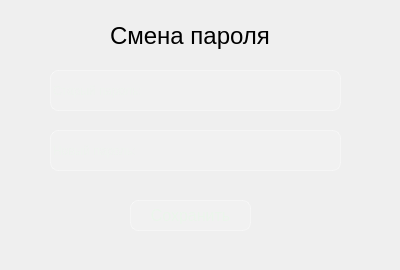
<?xml version="1.0" encoding="UTF-8"?>
<ui version="4.0">
 <class>Dialog</class>
 <widget class="QDialog" name="Dialog">
  <property name="geometry">
   <rect>
    <x>0</x>
    <y>0</y>
    <width>400</width>
    <height>270</height>
   </rect>
  </property>
  <property name="windowTitle">
   <string>Dialog</string>
  </property>
  <property name="styleSheet">
   <string notr="true">background-color: qlineargradient(spread:pad, x1:1, y1:1, x2:0, y2:0,
    stop:0 rgba(20, 65, 30, 255),
    stop:0.427447 rgba(35, 95, 55, 235),
    stop:1 rgba(110, 160, 90, 255));</string>
  </property>
  <widget class="QLabel" name="label">
   <property name="geometry">
    <rect>
     <x>110</x>
     <y>20</y>
     <width>161</width>
     <height>31</height>
    </rect>
   </property>
   <property name="styleSheet">
    <string notr="true">background-color: none;
font-size: 24px;</string>
   </property>
   <property name="text">
    <string>Смена пароля</string>
   </property>
  </widget>
  <widget class="QLineEdit" name="lineEdit_Login">
   <property name="geometry">
    <rect>
     <x>50</x>
     <y>70</y>
     <width>291</width>
     <height>41</height>
    </rect>
   </property>
   <property name="styleSheet">
    <string notr="true">background-color: rgba(255, 255, 255, 0.15);
color: rgb(235, 245, 235);
border: 1px solid rgba(255, 255, 255, 0.35);
border-radius: 8px</string>
   </property>
   <property name="placeholderText">
    <string>Старый пароль:</string>
   </property>
  </widget>
  <widget class="QLineEdit" name="lineEdit_Password">
   <property name="geometry">
    <rect>
     <x>50</x>
     <y>130</y>
     <width>291</width>
     <height>41</height>
    </rect>
   </property>
   <property name="styleSheet">
    <string notr="true">background-color: rgba(255, 255, 255, 0.15);
color: rgb(235, 245, 235);
border: 1px solid rgba(255, 255, 255, 0.35);
border-radius: 8px</string>
   </property>
   <property name="placeholderText">
    <string>Новый пароль:</string>
   </property>
  </widget>
  <widget class="QPushButton" name="pushButton_Login">
   <property name="geometry">
    <rect>
     <x>130</x>
     <y>200</y>
     <width>121</width>
     <height>31</height>
    </rect>
   </property>
   <property name="styleSheet">
    <string notr="true">background-color: rgba(255, 255, 255, 0.15);
color: rgb(235, 245, 235);
border: 1px solid rgba(255, 255, 255, 0.35);
border-radius: 8px;
font-size: 16px;</string>
   </property>
   <property name="text">
    <string>Сохранить</string>
   </property>
  </widget>
 </widget>
 <resources/>
 <connections/>
</ui>
